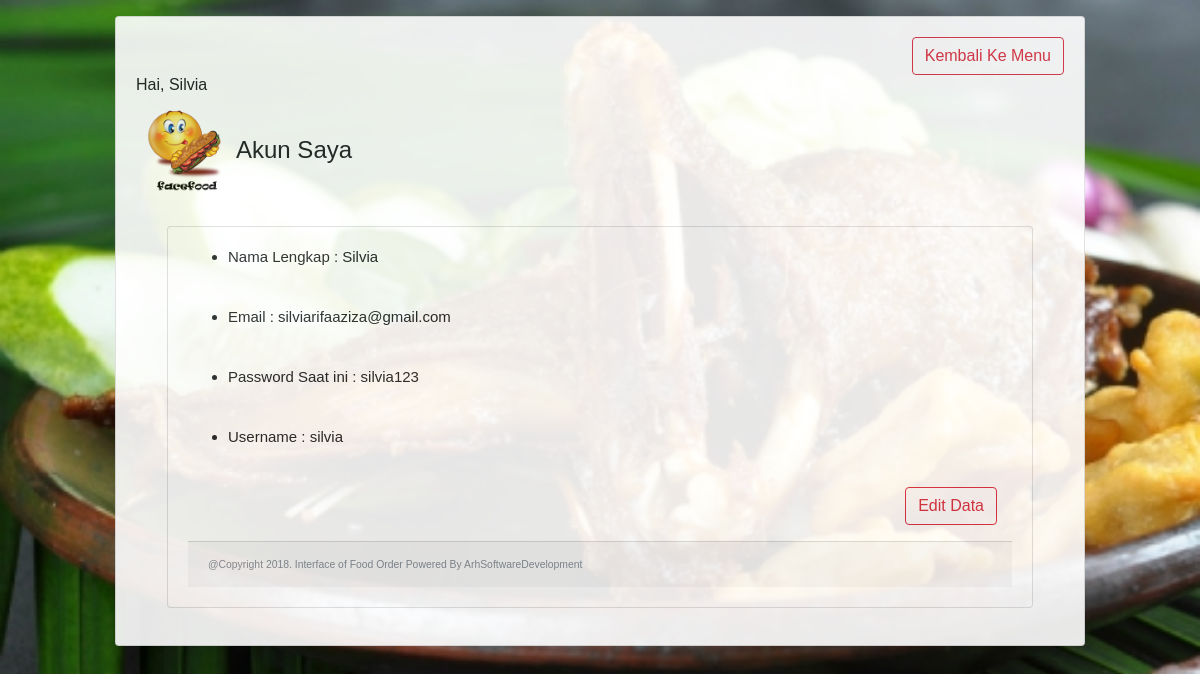
The app's page /account.php (signed in) with its own data.
### tables this page shows
CREATE TABLE `user` (
  `id` int(100) NOT NULL,
  `fullname` varchar(255) NOT NULL,
  `username` varchar(50) NOT NULL,
  `password` varchar(50) NOT NULL,
  `email` varchar(50) NOT NULL,
  `role` varchar(50) NOT NULL
);

### account.php (the view, shortened to what this page needs)
<?php
if(isset($_SESSION['fullname']))
{
?>
<!DOCTYPE html>
<html>
<head>
	<link rel="stylesheet" type="text/css" href="assets/css/bootstrap.css">
</head>
<body class="bg-default" style="background-color:#fafafa">
	<div class="container-fluid">
	  <div class="row">
	  	<div class="col-md-1"></div>
	    <div class="col-md-10">
	    <div style="opacity: 0.9">
	    	<div class="card" style="margin-top:1rem;margin-bottom:1rem">
				  <div class="card-body">
				  	<div style="text-align: right">
				  <a class="btn btn-outline-danger my-2 my-sm-0" href="menu.php">Kembali Ke Menu</a> </div>
          <h6><th scope="col">Hai,
			   <?php echo $_SESSION['fullname'] ?></th></h6>
	<div style="text-align: left">
					<h4><img src="assets/image/icon_title.png" width="100" height="100">Akun Saya</h4></div>
	<div id="all">
      <div class="container-fluid">
    <div class="row">
      <div class="col-md-12">
        <div style="padding:1rem">
          <div class="card">
            <div class="card-body">
            	<div style="font-size: 15px">
                <?php
                $query = ("SELECT * FROM user WHERE fullname = '$_SESSION[fullname]'");
                $result = mysql_query($query);
                $i=1;
               while ($row = mysql_fetch_array($result,MYSQL_ASSOC)) {?>
                <ul>
      				<li>Nama Lengkap : <?= $row['fullname']?></li>
      				<br><br>
      				<li>Email : <?= $row['email']?> </li>
      				<br><br>
      				<li>Password Saat ini : <?= $row['password']?> </li>
      				<br><br>
      				<li>Username : <?= $row['username']?> </li>
      				<br><br>
      			<div class="col-md-12" style="text-align: right;">
                 <a class="btn btn-outline-danger my-2 my-sm-0" href="edit_user.php?fullname=<?=$_SESSION['fullname']?>">Edit Data</a> </div>
                 <?php $i++;}?>
             </ul>
         </div>
				  <div class="card-footer text-muted">
				    <small>@Copyright 2018. Interface of Food Order Powered By ArhSoftwareDevelopment</smalls></div>
				  </div>
			</div>
	    </div>
	    <div class="col-md-2">
	    </div>
	  </div>
	</div>
</body>
</html>
<?php
}

### account.php (style rules this page uses)
body { font: 13px/20px normal Helvetica, Arial, sans-serif; background-image: url("assets/image/Background_home.png"); background-size:cover; background-attachment: fixed; }

### records on screen
user: fullname "Silvia", email "silviarifaaziza@gmail.com", password "silvia123", username "silvia"

### other values on screen
$_SESSION['fullname'] "Silvia"
